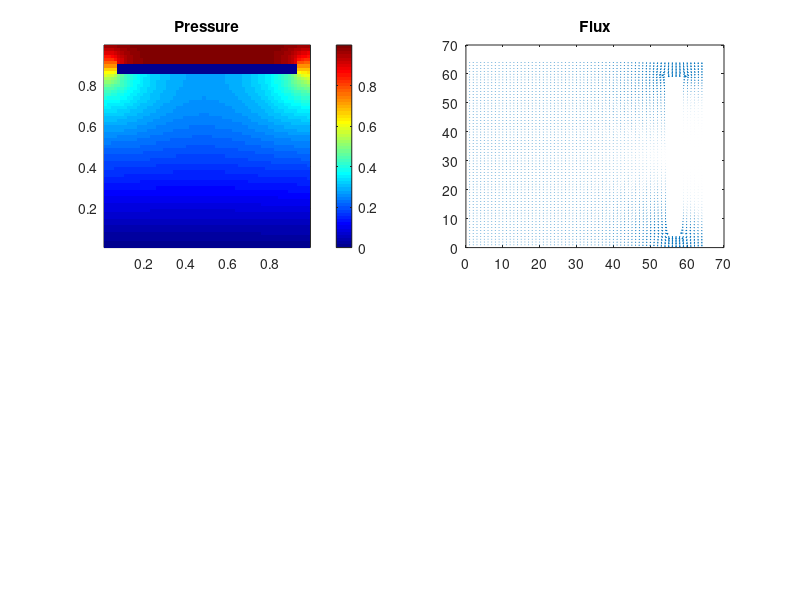

Write the MATLAB code that produced this figure.
clear,figure(1),clf,colormap(jet)
% Physics
Lx  = 1;
Ly  = 1;
Dx  = 1;          %1e-1; % diffusion coefficient
Dy  = 1;
Kb  = 0;

% Numerics
nx  = 2^6; % number of cells
ny  = nx;

dx  = Lx/nx;
dy  = Ly/ny;

K  = ones(nx,ny);

Kx = Dx*ones(nx+1,ny);
Ky = Dy*ones(nx,ny+1);

Ky(5:end-5, 55:58) = Kb;
Kx(5:end-5, 55:58) = Kb;



%preprocessing
[x y]     = ndgrid(dx/2: dx : Lx-dx/2, dy/2 : dy : Ly-dy/2);
[x_v y_v] = ndgrid(0   :dx:Lx,      dy/2:dy:Ly-dy/2);
[x_h y_h] = ndgrid(dx/2:dx:Lx-dx/2, 0   :dy:Ly     );
niter     = 3000000;

% Initial conditions
P      = ones(nx,ny) * 0; % Pressure
qx     = zeros(nx+1,ny);  % x-flux
qy     = zeros(nx,ny+1);  % y-flux


% Boundary conditions
Pa = 0; Pb = 1;

Fb = ones(nx, 1) * 1;
%Fb(20:40, 1) = 1

err0  = 1e20;
 
% Action
tic
tau = min(dx^2,dy^2)/4.1;
% tau = tau / sqrt(K)
tau = tau / sqrt(max(max(Kx(:)),max(Ky(:))));

for nit = 1:niter
  qx(2:end-1,:)      = -Kx(2:end-1,:) .* diff(P,1,1)/dx; % -dP/dx
  qy(:,2:end-1)      = -Ky(:,2:end-1) .* diff(P,1,2)/dy; % -dP/dy
     
  % BCs for flux
  qy(:,1)     = -Ky(:,1)   .* (P(:,1) -   Pa) / (dy/2); % P = Pa
  qy(:,end)   = -Ky(:,end) .* (Fb - P(:,end)) / (dy/2); % P = Pb
  
  %qx(1,:)     = -Kx(1,:).*((P(1,:)-Pa)/(dx/2));
     
  div_q       = diff(qx,1,1)/dx + diff(qy,1,2)/dy;
  r           = div_q;
  err         = max(max(abs(r))); 
  if nit == 1
    err0 = err;
  endif
  if(mod(nit,1000)==1)
    printf("iter %d, r = %e (%e)\n", nit, err, err/err0);
    subplot(221)
    pcolor(x,y,P);shading flat;colorbar;title("Pressure");drawnow;
    subplot(222)
    quiver(qx(1:end-1, :),qy(:, 1:end-1));title("Flux");drawnow
  endif
  if(err < 1e-8 || err < 1e-6*err0)
    nit
    err
    break;
  end
  
  %dV  = dV*(1-2/nx) - div_q*tau;
  P   = P - r*tau;
end



toc